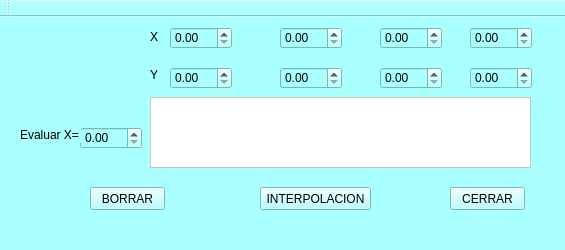
<?xml version="1.0" encoding="UTF-8"?>
<ui version="4.0">
 <class>MainWindow</class>
 <widget class="QMainWindow" name="MainWindow">
  <property name="geometry">
   <rect>
    <x>0</x>
    <y>0</y>
    <width>565</width>
    <height>250</height>
   </rect>
  </property>
  <property name="windowTitle">
   <string>MainWindow</string>
  </property>
  <property name="styleSheet">
   <string notr="true">background-color: rgb(170, 255, 255);</string>
  </property>
  <widget class="QWidget" name="centralWidget">
   <widget class="QPushButton" name="borrar">
    <property name="geometry">
     <rect>
      <x>90</x>
      <y>170</y>
      <width>75</width>
      <height>23</height>
     </rect>
    </property>
    <property name="text">
     <string>BORRAR</string>
    </property>
   </widget>
   <widget class="QPushButton" name="inter">
    <property name="geometry">
     <rect>
      <x>260</x>
      <y>170</y>
      <width>111</width>
      <height>23</height>
     </rect>
    </property>
    <property name="text">
     <string>INTERPOLACION</string>
    </property>
   </widget>
   <widget class="QDoubleSpinBox" name="grado">
    <property name="geometry">
     <rect>
      <x>80</x>
      <y>110</y>
      <width>62</width>
      <height>22</height>
     </rect>
    </property>
   </widget>
   <widget class="QLabel" name="label">
    <property name="geometry">
     <rect>
      <x>20</x>
      <y>110</y>
      <width>61</width>
      <height>16</height>
     </rect>
    </property>
    <property name="text">
     <string>Evaluar X=</string>
    </property>
   </widget>
   <widget class="QDoubleSpinBox" name="x1">
    <property name="geometry">
     <rect>
      <x>170</x>
      <y>10</y>
      <width>62</width>
      <height>22</height>
     </rect>
    </property>
   </widget>
   <widget class="QDoubleSpinBox" name="x2">
    <property name="geometry">
     <rect>
      <x>280</x>
      <y>10</y>
      <width>62</width>
      <height>22</height>
     </rect>
    </property>
   </widget>
   <widget class="QDoubleSpinBox" name="x3">
    <property name="geometry">
     <rect>
      <x>380</x>
      <y>10</y>
      <width>62</width>
      <height>22</height>
     </rect>
    </property>
   </widget>
   <widget class="QDoubleSpinBox" name="x4">
    <property name="geometry">
     <rect>
      <x>470</x>
      <y>10</y>
      <width>62</width>
      <height>22</height>
     </rect>
    </property>
   </widget>
   <widget class="QDoubleSpinBox" name="y1">
    <property name="geometry">
     <rect>
      <x>170</x>
      <y>50</y>
      <width>62</width>
      <height>22</height>
     </rect>
    </property>
   </widget>
   <widget class="QDoubleSpinBox" name="y2">
    <property name="geometry">
     <rect>
      <x>280</x>
      <y>50</y>
      <width>62</width>
      <height>22</height>
     </rect>
    </property>
   </widget>
   <widget class="QDoubleSpinBox" name="y3">
    <property name="geometry">
     <rect>
      <x>380</x>
      <y>50</y>
      <width>62</width>
      <height>22</height>
     </rect>
    </property>
   </widget>
   <widget class="QDoubleSpinBox" name="y4">
    <property name="geometry">
     <rect>
      <x>470</x>
      <y>50</y>
      <width>62</width>
      <height>22</height>
     </rect>
    </property>
   </widget>
   <widget class="QLabel" name="label_2">
    <property name="geometry">
     <rect>
      <x>150</x>
      <y>10</y>
      <width>20</width>
      <height>20</height>
     </rect>
    </property>
    <property name="text">
     <string>X</string>
    </property>
   </widget>
   <widget class="QLabel" name="label_3">
    <property name="geometry">
     <rect>
      <x>150</x>
      <y>50</y>
      <width>16</width>
      <height>16</height>
     </rect>
    </property>
    <property name="text">
     <string>Y</string>
    </property>
   </widget>
   <widget class="QTextEdit" name="texto">
    <property name="geometry">
     <rect>
      <x>150</x>
      <y>80</y>
      <width>381</width>
      <height>71</height>
     </rect>
    </property>
    <property name="styleSheet">
     <string notr="true">background-color: rgb(255, 255, 255);</string>
    </property>
   </widget>
   <widget class="QPushButton" name="cerrar">
    <property name="geometry">
     <rect>
      <x>450</x>
      <y>170</y>
      <width>75</width>
      <height>23</height>
     </rect>
    </property>
    <property name="text">
     <string>CERRAR</string>
    </property>
   </widget>
  </widget>
  <widget class="QMenuBar" name="menuBar">
   <property name="geometry">
    <rect>
     <x>0</x>
     <y>0</y>
     <width>565</width>
     <height>21</height>
    </rect>
   </property>
  </widget>
  <widget class="QToolBar" name="mainToolBar">
   <attribute name="toolBarArea">
    <enum>TopToolBarArea</enum>
   </attribute>
   <attribute name="toolBarBreak">
    <bool>false</bool>
   </attribute>
  </widget>
  <widget class="QStatusBar" name="statusBar"/>
 </widget>
 <layoutdefault spacing="6" margin="11"/>
 <resources/>
 <connections/>
</ui>
